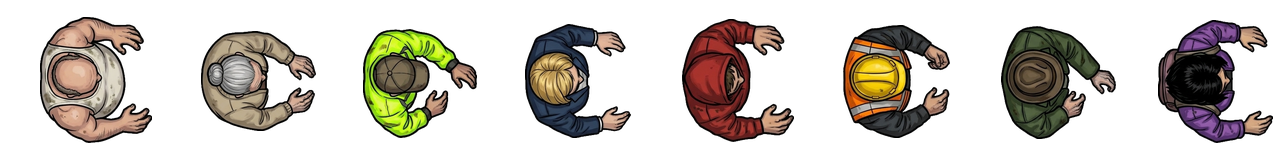
#> input picture zombies/client/grafik/buerger160.webp, 1280 x 160 px, given in place of nhk.png, which was not available
$ python fahrzeug_bilder.py ../client/grafik/buerger160.webp
#> lines starting #> are read from the running program, lines starting #| are printed output that depends on the picture
# Draufsichten für Hubschrauber (NH90) und Tanklaster: aus tools/glb_draufsicht rendern (Modelle in modelle/, gitignored), dann
#   PYTHONPATH=~/code/ahnen-werkzeuge/pil python3 tools/fahrzeug_bilder.py <ordner mit nhk.png nhr.png ft.png>
# Rendern (seite.html, Bug nach rechts = drehung=90):
#   nhk:  datei=modelle/nh90_low_poly.glb&px=24&drehung=90&turm=nh90_lowpoly_main_rotor_0&teil=wanne    (Rumpf ohne Rotor)
#   nhr:  … &teil=turm                                                                                  (Hauptrotor allein)
#   ft:   datei=modelle/fuel_truck.glb&px=20&drehung=90
import sys, os
from PIL import Image, ImageDraw, ImageFilter
q = sys.argv[1]
ziel = os.path.join(os.path.dirname(__file__), '..', 'client', 'grafik')
def laden(n): return Image.open(os.path.join(q, n + '.png')).convert('RGBA')
#> called with n = 'nhk'
#> returned value is the input picture: PIL image 1280x160 RGBA; mean R, G, B, A 36.1, 30.8, 24.3, 80.3
def speichern(b, name, F=1.0):
#> called with name = 'nh90_rumpf', F = 0.5
    k = b.resize((round(b.width * F), round(b.height * F)), Image.LANCZOS) if F != 1 else b
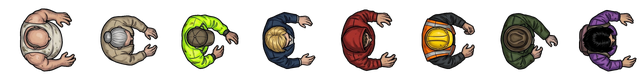
#> k: PIL image 640x80 RGBA; mean R, G, B, A 33.5, 28.4, 21.8, 80.3; transparent parts drawn white
    k.save(os.path.join(ziel, name + '.webp'), 'WEBP', quality=88, method=6)
    print(name, b.size, '->', k.size, os.path.getsize(os.path.join(ziel, name + '.webp')), 'Bytes')
#| nh90_rumpf (1280, 160) -> (640, 80) 20726 Bytes
speichern(laden('nhk'), 'nh90_rumpf', 0.5)       # 12 Bildpunkte je Meter (Spiel: 8 px je Meter -> skala 0.667)
speichern(laden('nhr'), 'nh90_rotor', 0.5)
#> call 2 of laden, with n = 'nhr'
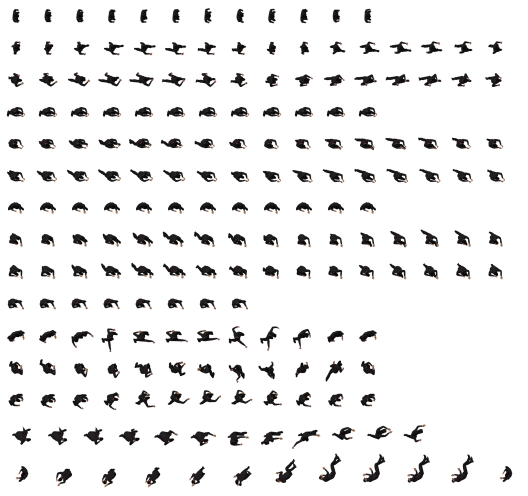
#> input picture zombies/client/grafik/helden_alex_klein.webp, 1056 x 992 px, given in place of nhr.png, which was not available (shown at 1/2 size)
#> in laden, returned value is the input picture: PIL image 1056x992 RGBA; mean R, G, B, A 7.2, 6.2, 5.9, 21.8
#> call 2 of speichern, with name = 'nh90_rotor', F = 0.5
#> in speichern (call 2), `k = b.resize((round(b.width * F), round(b.height * F)), Image.LANCZOS)..`:
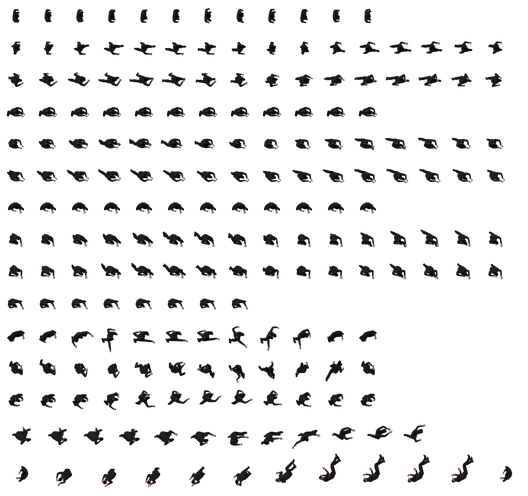
#> k: PIL image 528x496 RGBA; mean R, G, B, A 5, 3.9, 3.6, 21.9; transparent parts drawn white
#| nh90_rotor (1056, 992) -> (528, 496) 73024 Bytes
speichern(laden('ft'), 'tanklaster', 0.5)         # 10 Bildpunkte je Meter, im Spiel auf 100 px Länge (skala 0.667)
#| tanklaster (1056, 992) -> (528, 496) 73024 Bytes
